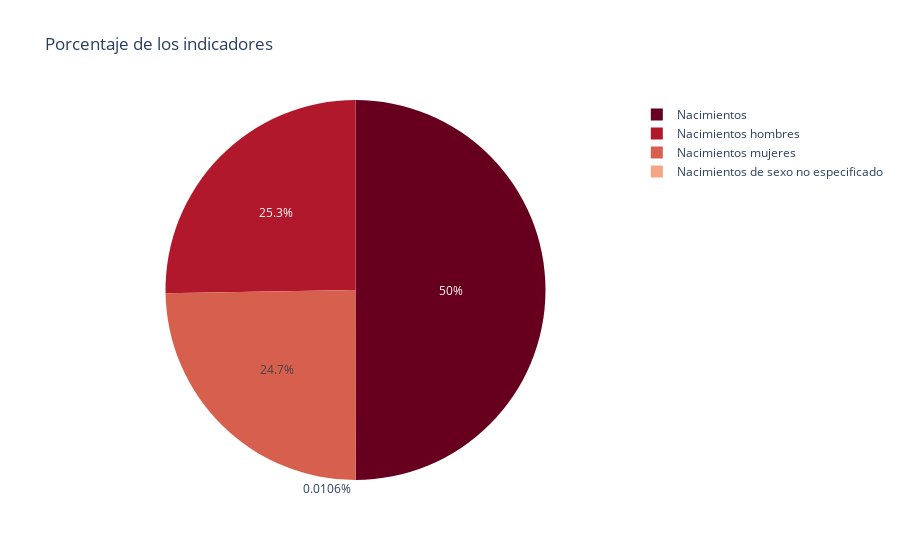

Here is the notebook cell this chart was saved with:
### Markdown cell above
**Porcentajes que representa el indicador**

### Code cell
pie = px.pie(nacimientos_estado,values='valor',names='indicador',
             title='Porcentaje de los indicadores',color_discrete_sequence=px.colors.sequential.RdBu)

pie.show()

### Figure 1 — Plotly figure (JSON) as saved in the notebook; plotly's stock layout.template omitted (floating-point values rounded to 4 significant figures)
{"data": [{"domain": {"x": [0, 1], "y": [0, 1]}, "hovertemplate": "indicador=%{label}<br>valor=%{value}<extra></extra>", "labels": ["Nacimientos", "Nacimientos", "Nacimientos", "Nacimientos", "Nacimientos", "Nacimientos", "Nacimientos", "Nacimientos", "Nacimientos", "Nacimientos", "Nacimientos", "Nacimientos", "Nacimientos", "Nacimientos", "Nacimientos", "Nacimientos", "Nacimientos", "Nacimientos", "Nacimientos", "Nacimientos", "Nacimientos", "Nacimientos", "Nacimientos", "Nacimientos", "Nacimientos", "Nacimientos", "Nacimientos", "Nacimientos", "Nacimientos hombres", "Nacimientos hombres", "Nacimientos hombres", "Nacimientos hombres", "Nacimientos hombres", "Nacimientos hombres", "Nacimientos hombres", "Nacimientos hombres", "Nacimientos hombres", "Nacimientos hombres", "Nacimientos hombres", "Nacimientos hombres", "Nacimientos hombres", "Nacimientos hombres", "Nacimientos hombres", "Nacimientos hombres", "Nacimientos hombres", "Nacimientos hombres", "Nacimientos hombres", "Nacimientos hombres", "Nacimientos hombres", "Nacimientos hombres", "Nacimientos hombres", "Nacimientos hombres", "Nacimientos hombres", "Nacimientos hombres", "Nacimientos hombres", "Nacimientos hombres", "Nacimientos mujeres", "Nacimientos mujeres", "Nacimientos mujeres", "Nacimientos mujeres", "Nacimientos mujeres", "Nacimientos mujeres", "Nacimientos mujeres", "Nacimientos mujeres", "Nacimientos mujeres", "Nacimientos mujeres", "Nacimientos mujeres", "Nacimientos mujeres", "Nacimientos mujeres", "Nacimientos mujeres", "Nacimientos mujeres", "Nacimientos mujeres", "Nacimientos mujeres", "Nacimientos mujeres", "Nacimientos mujeres", "Nacimientos mujeres", "Nacimientos mujeres", "Nacimientos mujeres", "Nacimientos mujeres", "Nacimientos mujeres", "Nacimientos mujeres", "Nacimientos mujeres", "Nacimientos mujeres", "Nacimientos mujeres", "Nacimientos de sexo no especificado", "Nacimientos de sexo no especificado", "Nacimientos de sexo no especificado", "Nacimientos de sexo no especificado", "Nacimientos de sexo no especificado", "Nacimientos de sexo no especificado", "Nacimientos de sexo no especificado", "Nacimientos de sexo no especificado", "Nacimientos de sexo no especificado", "Nacimientos de sexo no especificado", "Nacimientos de sexo no especificado", "Nacimientos de sexo no especificado", "Nacimientos de sexo no especificado", "Nacimientos de sexo no especificado", "Nacimientos de sexo no especificado", "Nacimientos de sexo no especificado", "Nacimientos de sexo no especificado", "Nacimientos de sexo no especificado", "Nacimientos de sexo no especificado", "Nacimientos de sexo no especificado", "Nacimientos de sexo no especificado", "Nacimientos de sexo no especificado", "Nacimientos de sexo no especificado", "Nacimientos de sexo no especificado", "Nacimientos de sexo no especificado", "Nacimientos de sexo no especificado", "Nacimientos de sexo no especificado", "Nacimientos de sexo no especificado"], "legendgroup": "", "name": "", "showlegend": true, "type": "pie", "values": [147764, 139199, 138433, 138450, 135687, 139930, 135424, 135671, 123313, 130183, 123312, 127290, 118270, 127270, 125187, 125272, 126741, 124003, 122412, 119083, 114890, 114269, 117281, 116531, 116207, 110755, 85259, 107409, 74941, 70943, 70576, 69814, 68560, 70065, 68261, 68495, 61990, 64315, 61795, 64156, 59604, 63946, 63121, 63552, 63954, 62944, 62127, 60418, 58545, 58217, 59732, 58935, 59261, 56425, 43278, 54314, 72768, 68220, 67814, 68612, 67116, 69848, 67145, 67175, 61307, 65859, 61413, 63097, 58644, 63209, 62054, 61678, 62753, 61034, 60253, 58634, 56335, 56045, 57547, 57593, 56939, 54304, 41979, 53094, 55, 36, 43, 24, 11, 17, 18, 1, 16, 9, 104, 37, 22, 115, 12, 42, 34, 25, 32, 31, 10, 7, 2, 3, 7, 26, 2, 1]}], "layout": {"legend": {"tracegroupgap": 0}, "piecolorway": ["rgb(103,0,31)", "rgb(178,24,43)", "rgb(214,96,77)", "rgb(244,165,130)", "rgb(253,219,199)", "rgb(247,247,247)", "rgb(209,229,240)", "rgb(146,197,222)", "rgb(67,147,195)", "rgb(33,102,172)", "rgb(5,48,97)"], "title": {"text": "Porcentaje de los indicadores"}}}
